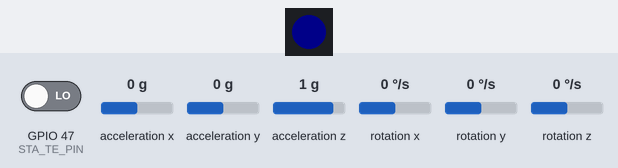
Simulated run of this sketch. Board: ESP32-S3. On the bench: 1 RGB LEDs in strip order, left to right. Inputs (shaded band) come from the test bench; at power-on: GPIO 47 (STA_TE_PIN) LOW, acceleration x 0 g, acceleration y 0 g, acceleration z 1 g, rotation x 0 °/s, rotation y 0 °/s, rotation z 0 °/s. Dim RGB values are drawn brighter than linear.

Above: at 1.3 s.
1.4 s: GPIO 47 (STA_TE_PIN) driven HIGH
At 2.6 s:
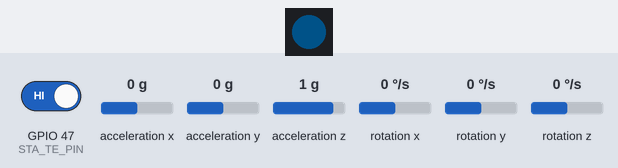
6.0 s: GPIO 47 (STA_TE_PIN) driven LOW
At 6.7 s:
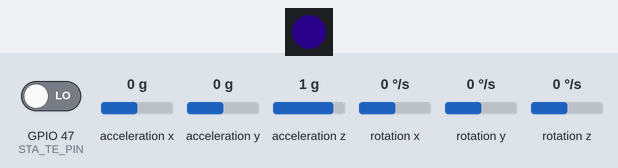
7.5 s: GPIO 47 (STA_TE_PIN) driven HIGH
At 8.4 s:
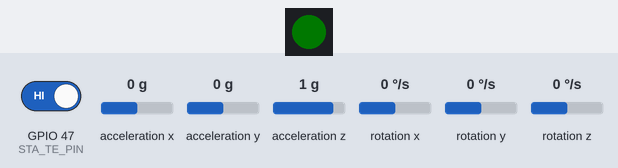
Timing chart, 0 to 10.5 s (numbered marks = the images above; inputs shaded):
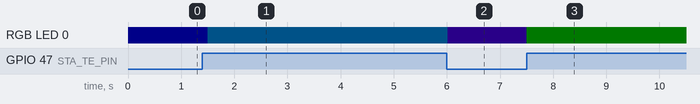

Measured:
- after the input at 1.4 s, RGB LED 0: RGB(0, 0, 10) → RGB(0, 6, 10) after 0.10 s
- after the input at 7.5 s, RGB LED 0: RGB(3, 0, 10) → RGB(0, 2, 0) at once

The sketch:

ESP32S3_Auto.ino
```cpp
#include <HardwareSerial.h>
#include <Wire.h>
#include <MPU6050_light.h>
#include <Adafruit_NeoPixel.h>

#define pinRGB 48
#define RX_PIN 36
#define TX_PIN 35
#define STA_TE_PIN 47
#define SDA_PIN 37
#define SCL_PIN 38
#define Tiempo_Reenvio 200  // Tiempo para reenviar el comando en loops

HardwareSerial hc05(1);
MPU6050 mpu(Wire);
Adafruit_NeoPixel neo_RGB(1, pinRGB, NEO_GRB + NEO_KHZ800);

float X_0 = 0, Y_0 = 0, suma_X_0 = 0, suma_Y_0 = 0;  // Variables de la calibracion del MPU
int comando = 0, last_comando = 1;  // Variables para enviar al auto
int t = 0;  // Variable del contador para reenviar el comando
int fuera_rango = 0;  // Variable para evitar angulos grandes
float X, Y; // Angulos de inclinacion

void verificador_HC05();
void calibracion_MPU();
void determinar_comando();
void enviar_comando_diferente();
void reenviar_comando();
void verificar_dentro_rango();
void RGB(int R, int G, int B);

void setup(){
  Serial.begin(115200);
  hc05.begin(115200, SERIAL_8N1, RX_PIN, TX_PIN);
  Wire.begin(SDA_PIN, SCL_PIN);
  mpu.begin();
  pinMode(STA_TE_PIN, INPUT);
  neo_RGB.begin();
  neo_RGB.setBrightness(10);
  RGB(0, 0, 255);  // Azul
  verificador_HC05();
  RGB(0, 150, 255);  // Celeste
  calibracion_MPU();
  RGB(0, 255, 0);  // Verde
}

void loop(){
  mpu.update();  // Actualiza los datos del MPU
  X = mpu.getAngleX() - X_0;  // Angulo X
  Y = mpu.getAngleY() - Y_0;  // Angulo Y
  verificar_dentro_rango();
  if(fuera_rango == 0){
    if(digitalRead(STA_TE_PIN) == HIGH){
    RGB(0, 50, 0);  // Verde
    determinar_comando();
    enviar_comando_diferente();
    reenviar_comando();
    }
    else if(digitalRead(STA_TE_PIN) == LOW){
    RGB(80, 0, 255);  // Morado
    }
  }
}

// --------------
// SUBPROGRAMAS:
// --------------

void verificador_HC05(){
  while(digitalRead(STA_TE_PIN) == LOW){
    delay(250);
  }
}

void calibracion_MPU(){
  mpu.setFilterGyroCoef(0.75);  // Confianza en giroscopio
  mpu.setFilterAccCoef(0.25);  // Confianza en acelerómetro
  delay(3000);  // Tiempo para dejar quieto el MPU
  mpu.calcOffsets();  // Calibracion automatica del MPU
  for(int i = 1; i<=10; i++){
    mpu.update();  // Primeras lecturas después de calibrar
    suma_X_0 = suma_X_0 + mpu.getAngleX();  // Acumulacion de angulos iniciales eje X
    suma_Y_0 = suma_Y_0 + mpu.getAngleY();  // Acumulacion de angulos iniciales eje Y
    delay(50);
  }
  X_0 = suma_X_0 / 10;  // Guardar ángulo inicial X
  Y_0 = suma_Y_0 / 10;  // Guardar ángulo inicial Y
}

void determinar_comando(){
  if(Y > 20 && X < -40){
    comando = 1;  // Auto avanza girando a la derecha, solo si ya estaba avanzando
  }
  else if(Y < -20 && X < -40){
    comando = 2;  // Auto avanza girando a la izquierda, solo si ya estaba avanzando
  }
  else if(Y > 20 && X > 40){
    comando = 3;  // Auto retrocede girando a la derecha, solo si ya estaba retrocediendo
  }
  else if(Y < -20 && X > 40){
    comando = 4;  // Auto retrocede girando a la izquierda, solo si ya estaba retrocediendo
  }
  else if(X < -40){
    comando = 5;  // Auto solo avanza
  }
  else if(X > 40){
    comando = 6;  // Auto solo retrocede
  }
  else if(Y > 40){
    comando = 7;  // Auto gira en sentido horario
  }
  else if(Y < -40){
    comando = 8;  // Auto gira en sentido antihorario
  }
  else{
    comando = 0;  // Auto se detiene
  }
}

void enviar_comando_diferente(){
  if(comando != last_comando){
    hc05.println(comando);
    last_comando = comando;
    t = 0;
  }
}

void reenviar_comando(){
  t++;
  if(t > Tiempo_Reenvio){
    hc05.println(comando);
    t = 0;
  }
}

void verificar_dentro_rango(){
  if(X > 90 || X < -90 || Y > 90 || Y < -90){
    fuera_rango = 1;
    hc05.println(0);
    RGB(255, 0, 0);  // Rojo
  }
}

void RGB(int R, int G, int B){
  neo_RGB.setPixelColor(0, R, G, B);
  neo_RGB.show();
}
```
